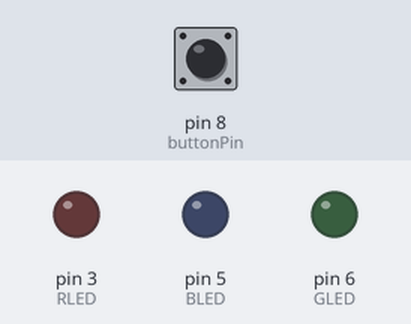
A sketch run on a simulated Arduino Uno, built with avr-gcc and run on an emulated ATmega328P. Parts: output pins drawn as LEDs (lit = HIGH). The test bench sets the inputs (shaded band); at power-on: pin 8 (buttonPin) HIGH.

Above: at 1.2 s.
1.3 s: pin 8 (buttonPin) pulled LOW for 0.15 s
At 2.3 s:
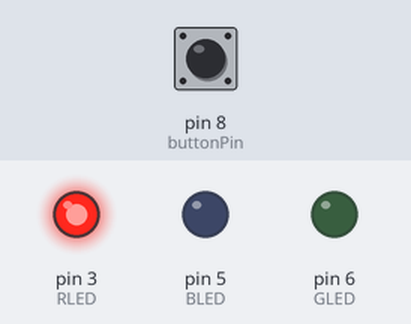
2.9 s: pin 8 (buttonPin) pulled LOW for 1 s
At 3.6 s:
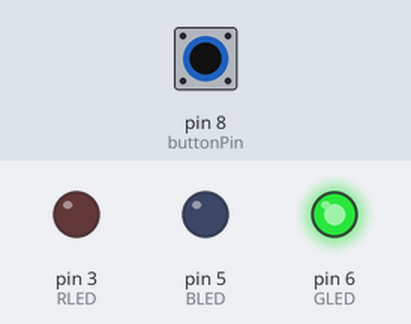
5.4 s: pin 8 (buttonPin) pulled LOW for 0.15 s
At 6.6 s:
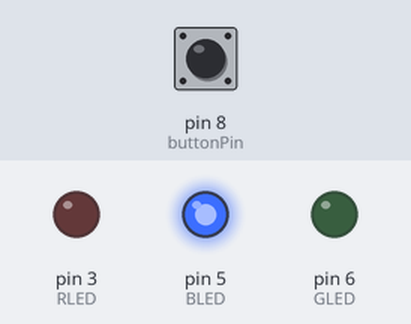
7.0 s: pin 8 (buttonPin) pulled LOW for 3.2 s
At 7.9 s:
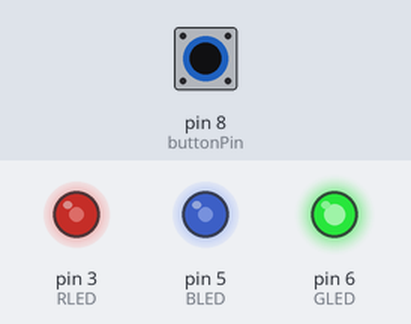
11.7 s: pin 8 (buttonPin) pulled LOW for 0.15 s
At 12.7 s:
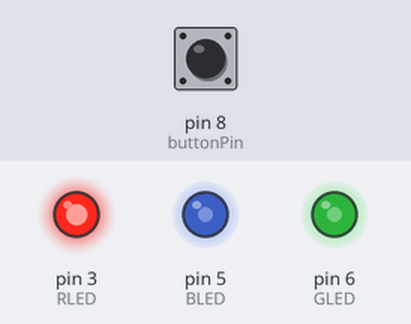
13.3 s: pin 8 (buttonPin) pulled LOW for 1 s
At 13.9 s:
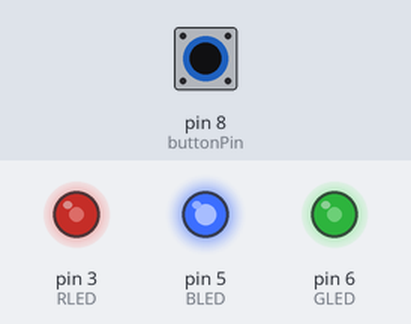
Timing chart, 0 to 16.3 s (numbered marks = the images above; inputs shaded):
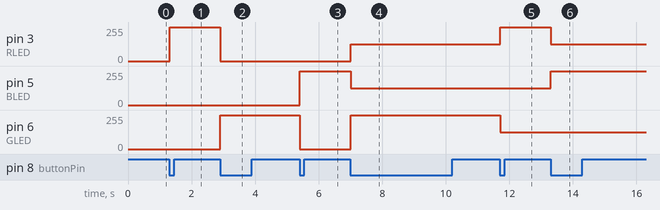

Measured:
- after the input at 1.3 s, pin 3 (RLED): 0/255 → 255/255 at once
- after the input at 2.9 s, pin 3 (RLED): 255/255 → 0/255 at once; pin 6 (GLED): 0/255 → 255/255 at once
- after the input at 5.4 s, pin 5 (BLED): 0/255 → 255/255 at once; pin 6 (GLED): 255/255 → 0/255 at once
- after the input at 7.0 s, pin 3 (RLED): 0/255 → 127/255 at once; pin 5 (BLED): 255/255 → 127/255 at once; pin 6 (GLED): 0/255 → 255/255 at once
- after the input at 11.7 s, pin 3 (RLED): 127/255 → 255/255 at once; pin 6 (GLED): 255/255 → 127/255 at once
- after the input at 13.3 s, pin 3 (RLED): 255/255 → 127/255 at once; pin 5 (BLED): 127/255 → 255/255 at once

The sketch:

RGB_LED.ino
```cpp
// C++ code
// Common Cathode RGB LED
const int RLED = 3, GLED = 6, BLED = 5;
const int buttonPin = 8;
int mode = 0; //default off led
int lastState = 0, currentState;

int debounce(int);


int debounce(int last) {
  int current = digitalRead(buttonPin);
  if (current != last) {
    delay(10);
    current = digitalRead(buttonPin);
  }
  return current;
}


void setMode(int mode){
  //RED
  if (mode == 1){
    digitalWrite(RLED, 1);
    digitalWrite(GLED, 0);
    digitalWrite(BLED, 0);
  }
  //GREEN
  else if (mode == 2){
    digitalWrite(RLED, 0);
    digitalWrite(GLED, 1);
    digitalWrite(BLED, 0);
  }
  //BLUE
  else if (mode == 3){
    digitalWrite(RLED, 0);
    digitalWrite(GLED, 0);
    digitalWrite(BLED, 1);
  }
  else if (mode == 4){
    analogWrite(RLED, 127);
    analogWrite(GLED, 255);
    analogWrite(BLED, 127);
  }
  else if (mode == 5){
    analogWrite(RLED, 255);
    analogWrite(GLED, 127);
    analogWrite(BLED, 127);
  }
  else if (mode == 6){
    analogWrite(RLED, 127);
    analogWrite(GLED, 127);
    analogWrite(BLED, 255);
  }
  else if (mode == 7){
    analogWrite(RLED, 170);
    analogWrite(GLED, 170);
    analogWrite(BLED, 170);
  }
  //OFF (mode = 0)
  else {
    digitalWrite(RLED, 0);
    digitalWrite(GLED, 0);
    digitalWrite(BLED, 0);
  }
}


void setup() {
  Serial.begin(9600);
  pinMode(RLED, OUTPUT);
  pinMode(GLED, OUTPUT);
  pinMode(BLED, OUTPUT);
  pinMode(buttonPin, INPUT);
}


void loop()
{
   // Read current state from debounce function
  currentState = debounce(lastState);

  // Change state of bulb only during 1-->0 Transition, Pull-Down Resistor Added
  if (lastState==1 && currentState==0) {
    if (mode < 7) {
      mode++;
      setMode(mode);
    }
    else {
      mode = 0;
    }
  }

  lastState = currentState;
  //delay(150); Don't need delay here when using seperate debounce function
}
```
